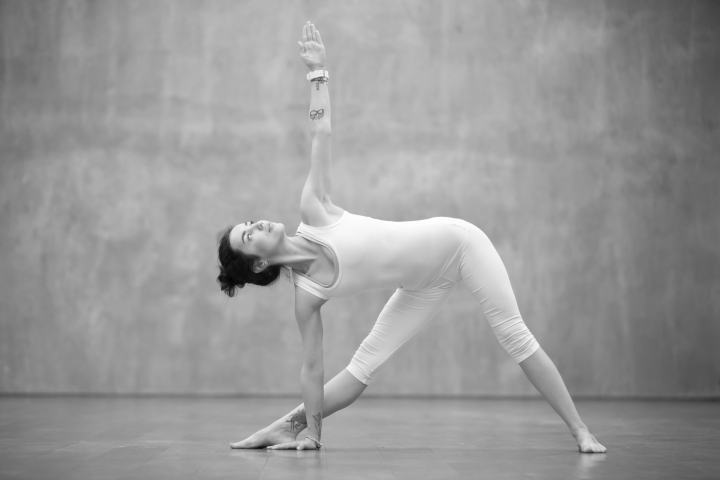
#> input picture Images/img5.png, 1440 x 960 px (shown at 1/2 size)
$ jupyter execute 'cv_4_10_1_直方图入门.ipynb'
#> lines starting #> are read from the running program, lines starting #| are printed output that depends on the picture
[cell 1]
#查找、绘制和分析直方图。
#直方图是针对灰度图片的
#函数：cv.calcHist(),参数：BINS, DIMS, RANGE
#cv.calcHist（images，channels，mask，histSize，ranges [，hist [，accumulate]]）
import cv2 as cv
import numpy as np
from matplotlib import pyplot as plt
#计算直方图
img5 = cv.imread('../Images/img5.png',0)
#> img5 is the input picture: shape (960, 1440); min 4, max 255, mean 153.2
hist = cv.calcHist([img5],[0],None,[256],[0,256])
#> hist = 256 values, max 25383 at index 160, min 0 at index 0, mean 5400
"""
#使用Numpy计算
hist,nbins = np.histogram(img5, None, 256. [0,256])
"""
#绘制直方图
#使用matplotlib直接绘制
plt.subplot(1,2,1), plt.imshow(img5, 'gray'), plt.title("Origin image")
plt.subplot(1,2,2), plt.hist(img5.ravel(), 256, [0,256]),plt.title("Hist")
#plt.hist(hist)
plt.show()
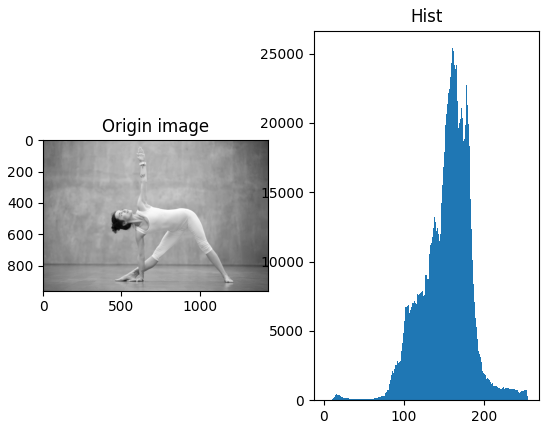
#> figure drawn by matplotlib, 2 panels; panel 2: tallest bar 25383 high, from x = 160 to 161

[cell 2]
#绘制彩色图片的直方图
img19 = cv.imread("../Images/img19.jpg")
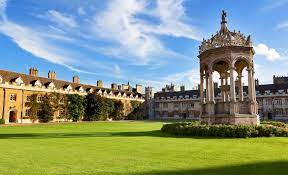
#> input picture Images/img19.jpg, 288 x 175 px
#> img19 is the input picture: shape (175, 288, 3); mean B, G, R 130.4, 150.2, 134
img19 = img19[:,:,:: -1]
color = ('r', 'g', 'b')
for i,col in enumerate(color):
    hist = cv.calcHist([img19], [i], None, [256], [0, 256])
    plt.plot(hist, color = col)
    plt.xlim([0, 256])

plt.show()
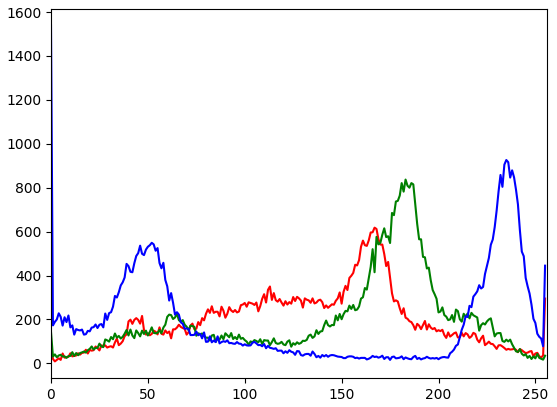
#> figure drawn by matplotlib, 1 panel; curve peaks at x = 167, y = 618; curve peaks at x = 183, y = 837; curve peaks at x = 0, y = 1539

[cell 3]
# create a mask
mask = np.zeros(img19.shape[:2], np.uint8)
mask[20:200, 20:200] = 255
masked_img19 = cv.bitwise_and(img19,img19,mask = mask)
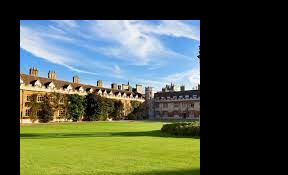
#> masked_img19: shape (175, 288, 3); mean R, G, B 77.5, 86.9, 70.3
# 计算掩码区域和非掩码区域的直方图
# 检查作为掩码的第三个参数
hist_full = cv.calcHist([img19],[0],None,[256],[0,256])
#> hist_full = 256 values, max 618 at index 167, min 9 at index 2, mean 196.9
hist_mask = cv.calcHist([img19],[0],mask,[256],[0,256])
#> hist_mask = 256 values, max 459 at index 167, min 8 at index 2, mean 109
plt.subplot(221), plt.imshow(img19)
plt.subplot(222), plt.imshow(mask,'gray')
plt.subplot(223), plt.imshow(masked_img19)
plt.subplot(224), plt.plot(hist_full), plt.plot(hist_mask)
plt.xlim([0,256])
plt.show()
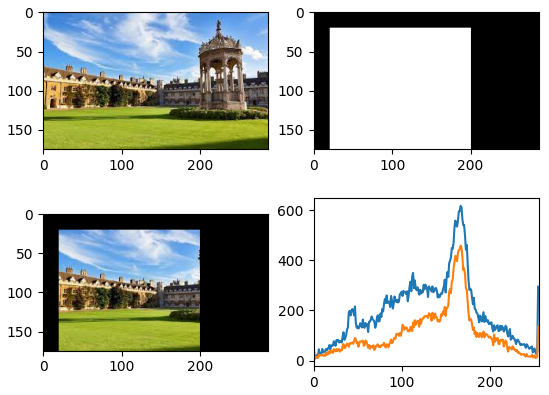
#> figure drawn by matplotlib, 4 panels; panel 4: curve peaks at x = 167, y = 618; panel 4: curve peaks at x = 167, y = 459
